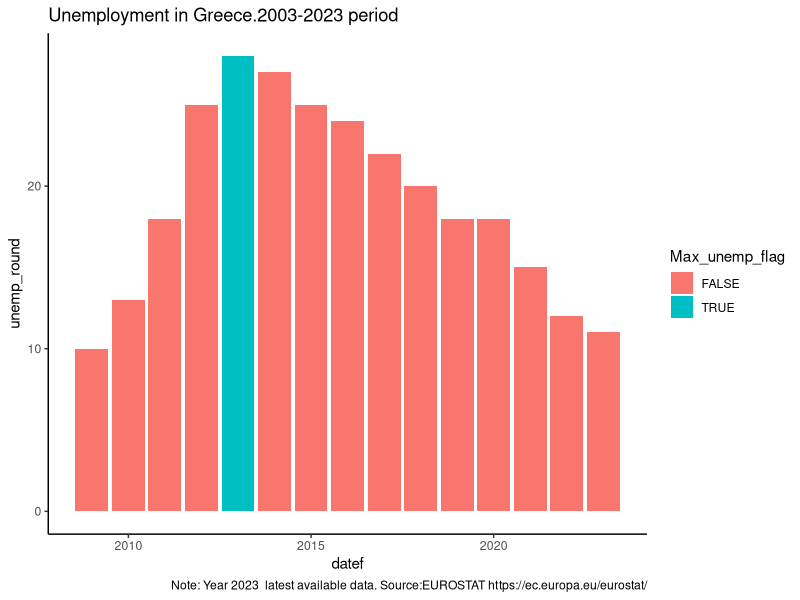
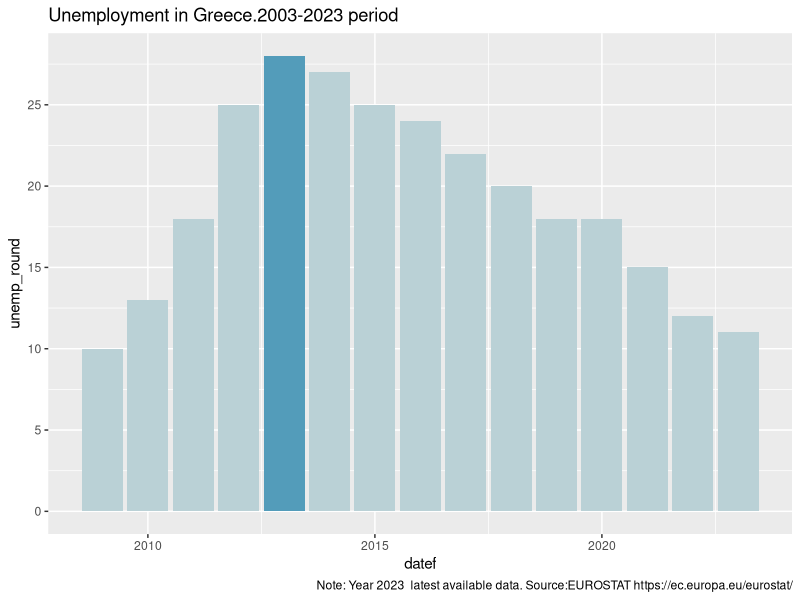
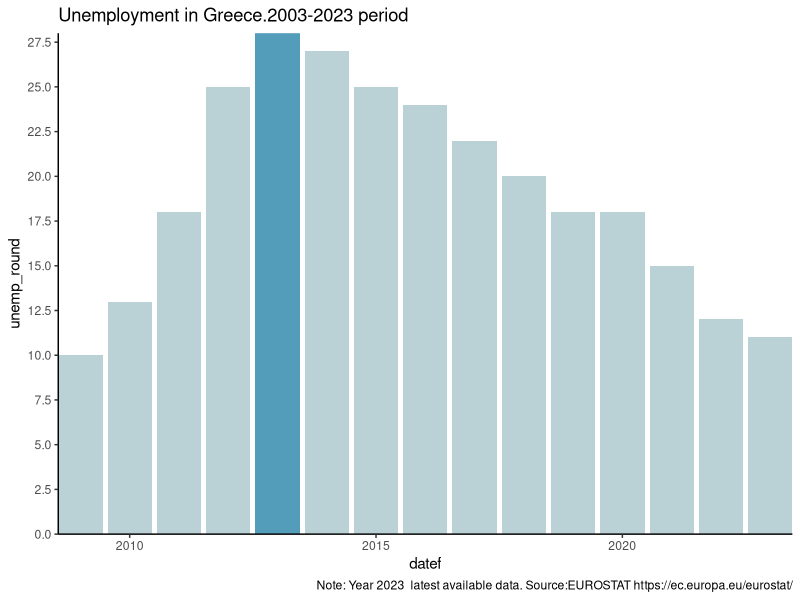
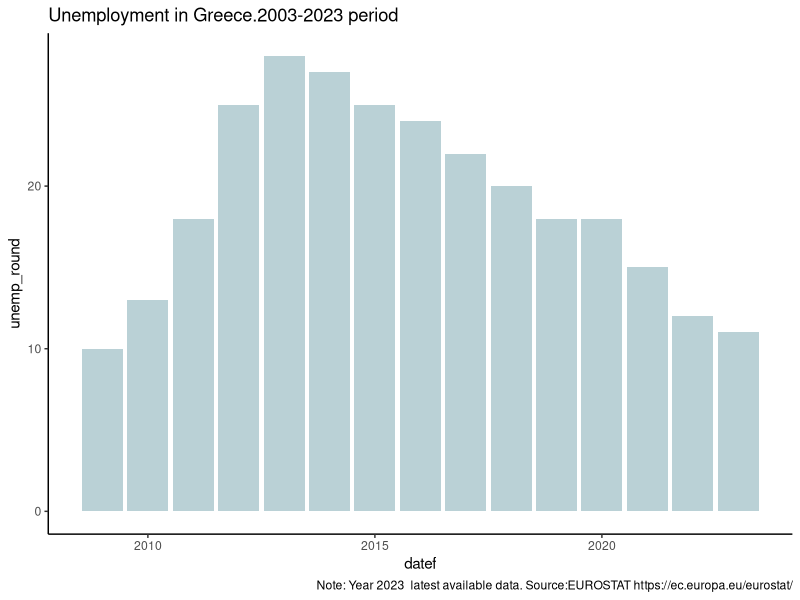
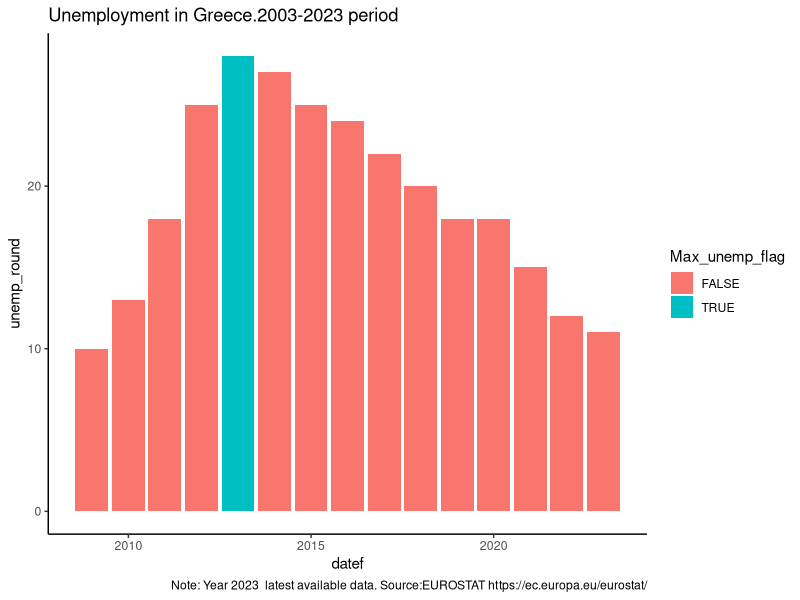
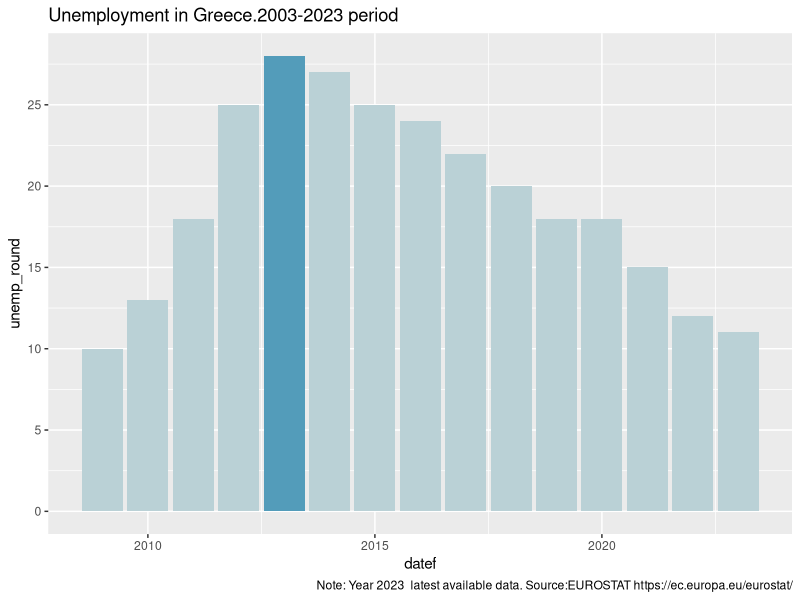
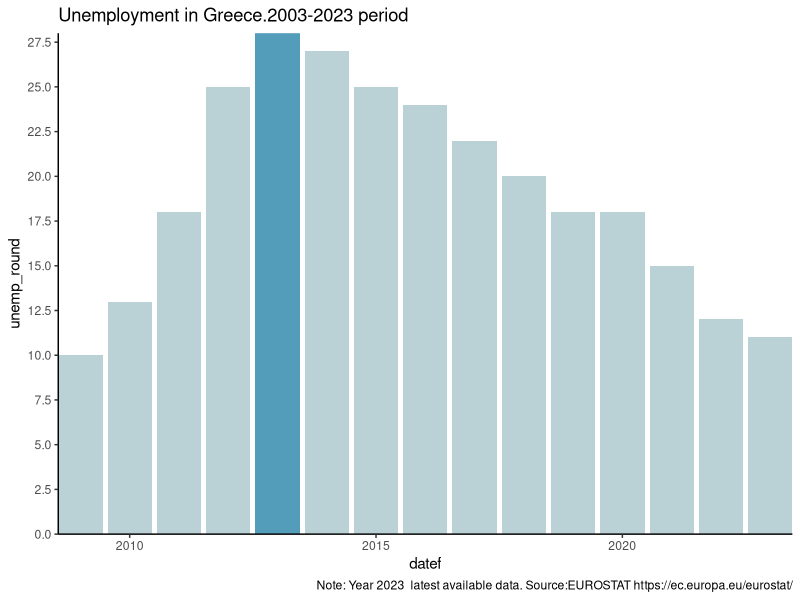

Reproduce these figures in R, in order. (Note: this script raises an error after producing the figures.)
# Script:  06 custom geom_bar unemployment by county.R
# AIM 06 custom geom_bar unemployment metric for each country


# 1. Import previous files.
library(here)
library(tidyverse)

# 1. Import unemployment indicator data 
combined_indic  <- read.table(here("data_cleansed", "EU_TEMP_UNEMP_COMBINED_SORTED.csv"),
                              header =TRUE, sep =',',stringsAsFactors =TRUE)
head(combined_indic)

str(combined_indic)

## 1.1 Apply date format to "date" column
#  mutate(datef = as.Date(date)) %>% 
# select(date = datef,country,metric_name,metric_value)

combined_indic_date_fmtd <- read.table(here("data_cleansed", "EU_TEMP_UNEMP_COMBINED_SORTED.csv"),
                                       header =TRUE, sep =',',stringsAsFactors =TRUE) %>% 
                            mutate(datef = as.Date(date)) %>% 
                            select(datef, country,metric_name,metric_value)
str(combined_indic_date_fmtd)
head(combined_indic_date_fmtd)

metrics_list <- combined_indic_date_fmtd %>% select(metric_name) %>% distinct()
metrics_list

unemployment_subset <- combined_indic_date_fmtd %>% 
                       filter(metric_name == 'unemp_rate')

# 2. Subset data for Greece
unemp_greece <- unemployment_subset %>% 
  filter(country %in% c("greece")) 

# 3. Create two flags
# 3.1. Flag for highest unemployment year
# Max_unemp_flag = ifelse(unemp_round == max_unemp,TRUE,FALSE) 
str(unemp_greece)

library(tidyr)

unemp_greece_max <- unemp_greece %>% 
  mutate(
    unemp_round = round(metric_value,0),
    max_unemp = max(metric_value, na.rm = TRUE))

unemp_greece_max_flag <- unemp_greece_max %>% 
  mutate(Max_unemp_flag = ifelse(metric_value == max_unemp,TRUE,FALSE) 
  ) %>% 
  select(datef,country,unemp_round,max_unemp,Max_unemp_flag) %>% 
  drop_na() # Remove empty rows with na() values

# 3.2. Flag for the latest year
#  Max_date = ifelse(Date == Latest_date,TRUE,FALSE))
str(unemp_greece_max)

unemp_greece_latest <- unemp_greece_max_flag %>% 
  mutate(
      Latest_date = max(datef),
      Max_date = ifelse(datef == Latest_date,TRUE,FALSE))

head(unemp_greece_latest)

# 4. Create a basic bar plot
str(unemp_greece)
Plot01 <- unemp_greece_latest %>% 
  ggplot(aes(x = datef, y = unemp_round)) +
  geom_col(fill = "#BAD1D6")

Plot02 <- unemp_greece_latest %>% 
  ggplot(aes(x = datef, y = unemp_round)) +
  geom_col(fill = "#BAD1D6") +
labs(title = "Unemployment in Greece.2003-2023 period",
     caption = "Note: Year 2023  latest available data. Source:EUROSTAT https://ec.europa.eu/eurostat/") +
  theme_classic() 

ggsave("plots_output/10_Greece_unemployment_value.png", width = 6.38, height = 5.80)


# 4.1 Introduce titles and flag for year with max unemployment value 
# Flag color introduced, fill goes to ggplot() function and geom_col() used to remove legend
str(unemp_greece_latest)

# To highlight specific date, it must be defined as a FACTOR

Plot03 <- unemp_greece_latest %>% 
  ggplot(aes(x = datef, y = unemp_round, fill = Max_unemp_flag)) +
  labs(title = "Unemployment in Greece.2003-2023 period",
       caption = "Note: Year 2023  latest available data. Source:EUROSTAT https://ec.europa.eu/eurostat/") +
  geom_col() +
  theme_classic() 
Plot03

ggsave("plots_output/11_True_false_colour_defined_by_max_unemp_value.png", width = 6.38, height = 5.80)


# 4.2 Introduce custom colour in the plot
#    geom_col(show.legend = FALSE) +
# colours: FALSE values for "is_2024" variable: Aquamarine "#BAD1D6"
#          TRUE values for "is_2024" variable: Last year is 2024. DARK BLUE "#539CBA"
#    scale_fill_manual(breaks = c(FALSE,TRUE),
#                   values = c("#BAD1D6","#539CBA"))
  
Plot04 <-  unemp_greece_latest %>% 
  ggplot(aes(x = datef, y = unemp_round, fill = Max_unemp_flag)) +
  labs(title = "Unemployment in Greece.2003-2023 period",
       caption = "Note: Year 2023  latest available data. Source:EUROSTAT https://ec.europa.eu/eurostat/") +
  geom_col(show.legend = FALSE) +
  scale_fill_manual(breaks = c(FALSE,TRUE),
                    values = c("#BAD1D6","#539CBA")) +
  scale_y_continuous(n.breaks=10) +
  coord_cartesian(expand = TRUE) 
Plot04

ggsave("plots_output/12_Cutom_color_bars_based_flag_max_value.png", width = 6.38, height = 5.80)


# 4.3 Introduce theme_classic() to the plot 
# Also include "coord_cartesian(expand = FALSE) to remove gat on the X axis at the bottom of the chart.
Plot05 <-  unemp_greece_latest %>% 
  ggplot(aes(x = datef, y = unemp_round, fill = Max_unemp_flag)) +
  labs(title = "Unemployment in Greece.2003-2023 period",
       caption = "Note: Year 2023  latest available data. Source:EUROSTAT https://ec.europa.eu/eurostat/") +
  geom_col(show.legend = FALSE) +
  scale_fill_manual(breaks = c(FALSE,TRUE),
                    values = c("#BAD1D6","#539CBA")) +
  scale_y_continuous(n.breaks=10) +
  coord_cartesian(expand = FALSE) +
  theme_classic() 
Plot05

ggsave("plots_output/13_Cutom_theme_color_bars_based_flag_max_value.png", width = 6.38, height = 5.80)


# 4.4 Remove expansion around the whole perimeter
# Always remove this expansion for geom_col()
# coord_cartesian(expand = FALSE) +

Plot06 <-  unemp_greece_latest %>% 
  ggplot(aes(x = date, y = unemp_rate, fill = Max_unemp_flag)) +
  labs(title = "Unemployment in Greece.2003-2023 period",
       caption = "Note: Year 2023  latest available data. Source:EUROSTAT https://ec.europa.eu/eurostat/") +
  geom_col(show.legend = FALSE) +
  scale_fill_manual(breaks = c(FALSE,TRUE),
                    values = c("#BAD1D6","#539CBA")) +
  coord_cartesian(expand = FALSE) +
  theme_classic() 
Plot06

ggsave("plots_output/14_Cutom_theme_color_bars_based_no_gap.png", width = 6.38, height = 5.80)

# 4.5 Include Title and caption
#theme(
#  #  plot.caption = element_textbox_simple(hjust=0), # Wrap legend text
#  plot.caption.position = "plot", # Caption and title left aligned
#  plot.title.position = "plot"
#)

library(ggtext)

Plot07 <-  unemp_greece_latest %>% 
  ggplot(aes(x = date, y = unemp_rate, fill = Max_unemp_flag)) +
  labs(title = "Unemployment in Greece.2003-2023 period",
       caption = "Note: Year 2023  latest available data. Source:EUROSTAT https://ec.europa.eu/eurostat/") +
  geom_col(show.legend = FALSE) +
  scale_fill_manual(breaks = c(FALSE,TRUE),
                    values = c("#BAD1D6","#539CBA")) +
  coord_cartesian(expand = FALSE) +
  theme_classic() +
  theme(
  #  plot.caption = element_textbox_simple(hjust=0), # Wrap legend text
    plot.caption.position = "plot", # Caption and title left aligned
    plot.title.position = "plot"
  )
Plot07

# 4.6 Form title as bold
#  plot.title = element_text(face = "bold"),

library(ggtext)

Plot08 <-  unemp_greece_latest %>% 
  ggplot(aes(x = date, y = unemp_rate, fill = Max_unemp_flag)) +
  labs(title = "Unemployment in Greece.2003-2023 period",
       caption = "Note: Year 2023  latest available data. Source:EUROSTAT https://ec.europa.eu/eurostat/") +
  geom_col(show.legend = FALSE) +
  scale_fill_manual(breaks = c(FALSE,TRUE),
                    values = c("#BAD1D6","#539CBA")) +
  coord_cartesian(expand = FALSE) +
  theme_classic() +
  theme(
    plot.title = element_text(face = "bold"),
    #  plot.caption = element_textbox_simple(hjust=0), # Wrap legend text
    plot.caption.position = "plot", # Caption and title left aligned
    plot.title.position = "plot"
  )
Plot08

ggsave("plots_output/15_Cutom_plot_bold_title.png", width = 6.38, height = 5.80)

# 4.7 Create annotation bubble
# Annotation buble position needs to be adjusted for each chart
library(ggtext)

# Format caption

# Insert a single line break <br> in the annotation buble.
# Remove border colour around "Year 2013 highest unemployment rate" text annotation geom_richtext() (color = "black",label.colour = NA)
# Draw Horizontal line from the text to the bar: 
#   Using annotate(annotate(geom = "segment",x = 2022.5 , xend = 2023.4,y = 63, yend = 63)) 
# Introduce rectangle figure with annotate('rect',xmin = 07, xmax = 12,ymin = 25, ymax = 30, 
#                           alpha = .1 , fill = 'grey',col = 'black')

Plot09 <-  unemp_greece_latest %>% 
  ggplot(aes(x = date, y = unemp_rate, fill = Max_unemp_flag)) +
  # annotate('segment',xmin = as.Date("2010-01-01"), xmax = as.Date("2010-01-02"),ymin = 15, ymax = 20) +
 annotate('rect',xmin = 10, xmax = 12,ymin = 25, ymax = 30, 
           alpha = .1 , fill = 'grey',col = 'black') +
  
#  annotate('segment',x = 05, xend =16 ,y = 10, yend =  20, 
#          alpha = .1 , fill = 'blue',col = 'black') +

    labs(title = "Unemployment in Greece.2003-2023 period",
       caption = "Note: Year 2023  latest available data. Source:EUROSTAT https://ec.europa.eu/eurostat/") +
  geom_col(show.legend = FALSE) +
  # Include annotation buble 
  geom_richtext(geom = "textbox", label = "Year 2013<br>highest unemployment rate", 
                x = 10, y = 26,
                hjust = 1,  
                fill = NA,
                color = "black",
                label.colour = NA,
                show.legend = FALSE) +
  scale_fill_manual(breaks = c(FALSE,TRUE),
                    values = c("#BAD1D6","#539CBA")) +
  coord_cartesian(expand = FALSE) +
  theme_classic() +
  theme(
    plot.title = element_text(face = "bold"),
    #  plot.caption = element_textbox_simple(hjust=0), # Wrap legend text
    plot.caption.position = "plot", # Caption and title left aligned
    plot.title.position = "plot"
  )
Plot09

ggsave("plots_output/16_Include Annotation buble with geom annotations.png", width = 6.38, height = 5.80)
